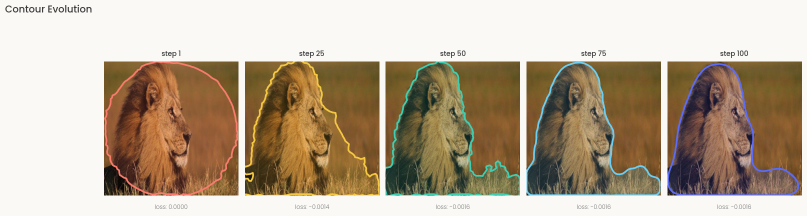
#> input picture assets/lion.png, 1613 x 431 px, found by its file name (shown at 1/2 size)
$ python make_evolution_gif.py assets/lion.png assets/contour_evolution.gif
#> lines starting #> are read from the running program, lines starting #| are printed output that depends on the picture; after the words box and inside, x2 and y2 are one past the last pixel; in counts of white or black regions, pixels touching at a corner belong together
#!/usr/bin/env python
"""Turn a multi-panel "contour evolution" strip (as produced by
``deep_contourflow.visualization.plot_contour_evolution``) into an animated GIF.

The strip is split back into its individual step panels by detecting the
cream-coloured background gaps between them, then the panels are assembled into
a looping GIF.

Usage
-----
    python scripts/make_evolution_gif.py assets/lion.png assets/contour_evolution.gif
"""
import argparse

import numpy as np
from PIL import Image

CREAM = np.array([250, 249, 246])


def detect_panels(arr, bg_tol=25, gap_frac=0.97, min_width=40):
    """Return (start, end) x-ranges of the panels in a strip image."""
    is_bg = np.abs(arr - CREAM).sum(axis=2) < bg_tol
    gap = is_bg.mean(axis=0) > gap_frac
    panels, start = [], None
    for x in range(arr.shape[1]):
        if not gap[x] and start is None:
            start = x
        elif gap[x] and start is not None:
            if x - start > min_width:
                panels.append((start, x))
            start = None
    if start is not None and arr.shape[1] - start > min_width:
        panels.append((start, arr.shape[1]))
    return panels


def make_gif(src, dst, duration=700, end_pause=1600, pad=8):
#> called with src = 'assets/lion.png', dst = 'assets/contour_evolution.gif', duration = 700, end_pause = 1600, pad = 8
    im = Image.open(src).convert("RGB")
    arr = np.asarray(im).astype(int)
    panels = detect_panels(arr)
#> in detect_panels, `is_bg = np.abs(arr - CREAM).sum(axis=2) < bg_tol`:
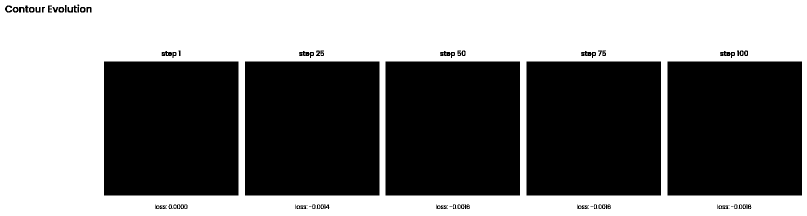
#> is_bg: shape (431, 1613) bool (shown at 1/2 size); 47.6% white; 67 white regions (61 under 20 px), largest, box (x1, y1, x2, y2) and area: (0, 0, 1613, 431) 330063, (28, 16, 34, 23) 27, (61, 16, 66, 23) 27, (163, 16, 168, 23) 26, (120, 16, 125, 23) 25, (348, 410, 352, 417) 20
#> after the loop in detect_panels, `for x in range(arr.shape[1]):`: panels = [(208, 477), (490, 759), (771, 1040), (1053, 1322), (1335, 1604)]
    if len(panels) < 2:
        raise SystemExit(f"Only {len(panels)} panel(s) detected in {src}; nothing to animate.")

    w = max(e - s for s, e in panels)
#> w = 269
    h = im.height
#> h = 431
    frames = []
    for s, e in panels:
        canvas = Image.new("RGB", (w + 2 * pad, h + 2 * pad), tuple(CREAM))
        panel = im.crop((s, 0, e, h))
        canvas.paste(panel, (pad + (w - (e - s)) // 2, pad))
        frames.append(canvas)
#> this loop made 5 passes
#> pass 1, in make_gif, `panel = im.crop((s, 0, e, h))`:
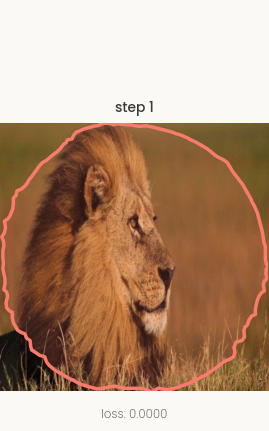
#> panel: PIL image 269x431 RGB; mean R, G, B 182, 150, 125.9
#> pass 2, in make_gif, `panel = im.crop((s, 0, e, h))`:
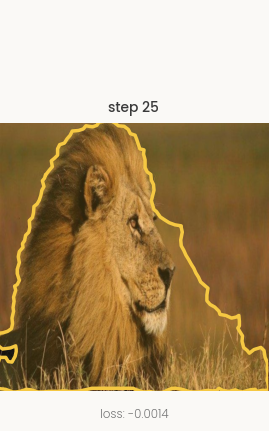
#> panel: PIL image 269x431 RGB; mean R, G, B 179.5, 156.5, 120.9
#> pass 3, in make_gif, `panel = im.crop((s, 0, e, h))`:
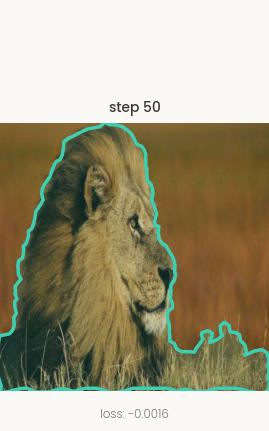
#> panel: PIL image 269x431 RGB; mean R, G, B 163.1, 156.6, 130.5
#> after the loop:
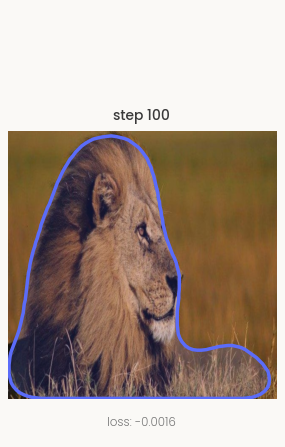
#> canvas: PIL image 285x447 RGB; mean R, G, B 173.3, 157, 145.7
#> after the loop:
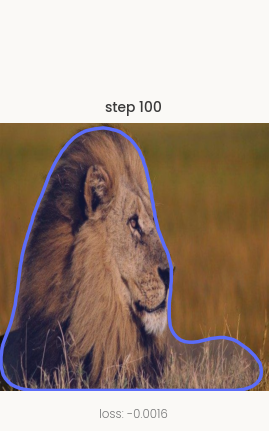
#> panel: PIL image 269x431 RGB; mean R, G, B 165.7, 147.9, 135.8
#> after the loop, frames = 5 items

    # Linger on the final (converged) frame.
    durations = [duration] * (len(frames) - 1) + [end_pause]
#> durations = [700, 700, 700, 700, 1600]
    frames[0].save(
        dst, save_all=True, append_images=frames[1:],
        duration=durations, loop=0, optimize=True,
    )
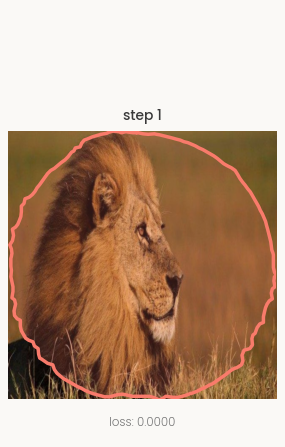
#> saved as contour_evolution.gif: PIL image 285x447 RGB; mean R, G, B 188.2, 158.9, 136.7
    print(f"Wrote {dst} — {len(frames)} frames, {w + 2 * pad}x{h + 2 * pad}px")
#| Wrote assets/contour_evolution.gif — 5 frames, 285x447px


if __name__ == "__main__":
    p = argparse.ArgumentParser(description=__doc__)
    p.add_argument("src", help="input strip PNG")
    p.add_argument("dst", help="output GIF path")
    p.add_argument("--duration", type=int, default=700, help="ms per frame")
    p.add_argument("--end-pause", type=int, default=1600, help="ms on final frame")
    args = p.parse_args()
    make_gif(args.src, args.dst, args.duration, args.end_pause)

$ run again, with assets/flower0.png copied over assets/lion.png
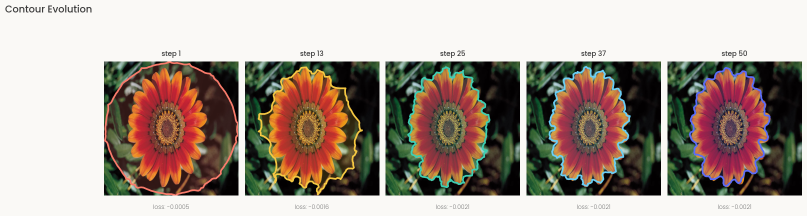
#> input picture assets/flower0.png, 1613 x 431 px, found by its file name (shown at 1/2 size)
#> is_bg: shape (431, 1613) bool; 47.6% white; 59 white regions (54 under 20 px), largest, box (x1, y1, x2, y2) and area: (0, 0, 1613, 431) 330237, (28, 16, 34, 23) 27, (61, 16, 66, 23) 27, (163, 16, 168, 23) 26, (120, 16, 125, 23) 25
#> after the loop in detect_panels, `for x in range(arr.shape[1]):`: panels = [(208, 477), (490, 759), (771, 1040), (1053, 1322), (1335, 1604)]
#> w = 269
#> the loop in make_gif, `for s, e in panels:` made 5 passes
#> after the loop in make_gif, `for s, e in panels:`:
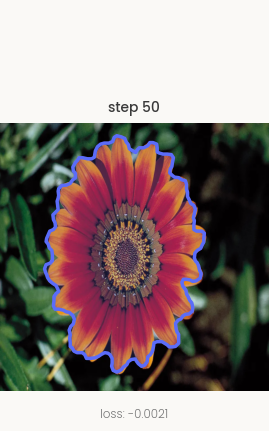
#> panel: PIL image 269x431 RGB; mean R, G, B 141.8, 128.6, 126.8
#> after the loop in make_gif, `for s, e in panels:`: frames = 5 items
#> durations = [700, 700, 700, 700, 1600]
#> in make_gif, `frames[0].save( dst, save_all=True, append_images=frames[1:], duration..`:
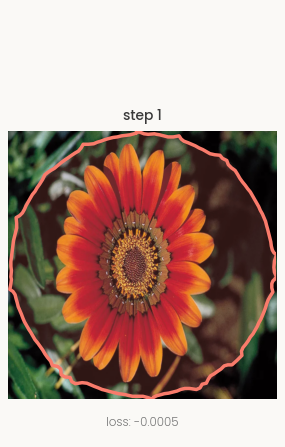
#> saved as contour_evolution.gif: PIL image 285x447 RGB; mean R, G, B 170.8, 144.2, 132.8
#| Wrote assets/contour_evolution.gif — 5 frames, 285x447px

$ run again, with assets/flower1.png copied over assets/lion.png
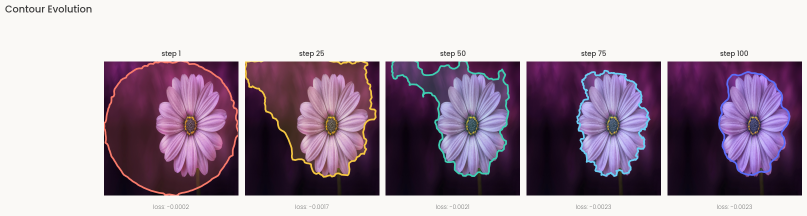
#> input picture assets/flower1.png, 1613 x 431 px, found by its file name (shown at 1/2 size)
#> is_bg: shape (431, 1613) bool; 47.6% white; 59 white regions (54 under 20 px), largest, box (x1, y1, x2, y2) and area: (0, 0, 1613, 431) 330143, (28, 16, 34, 23) 27, (61, 16, 66, 23) 27, (163, 16, 168, 23) 26, (120, 16, 125, 23) 25
#> after the loop in detect_panels, `for x in range(arr.shape[1]):`: panels = [(208, 477), (490, 759), (771, 1040), (1053, 1322), (1335, 1604)]
#> w = 269
#> the loop in make_gif, `for s, e in panels:` made 5 passes
#> after the loop in make_gif, `for s, e in panels:`:
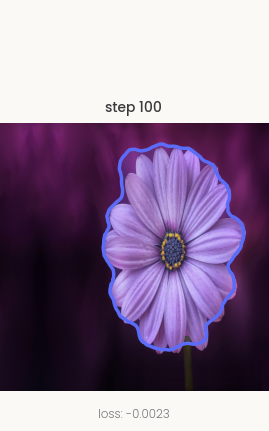
#> panel: PIL image 269x431 RGB; mean R, G, B 141.6, 122.6, 149.5
#> after the loop in make_gif, `for s, e in panels:`: frames = 5 items
#> durations = [700, 700, 700, 700, 1600]
#> in make_gif, `frames[0].save( dst, save_all=True, append_images=frames[1:], duration..`:
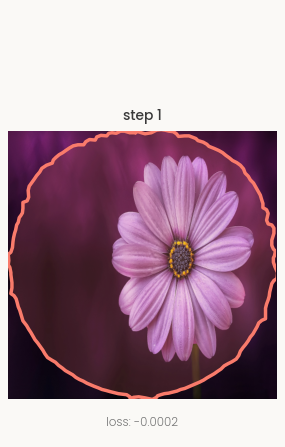
#> saved as contour_evolution.gif: PIL image 285x447 RGB; mean R, G, B 170.3, 141.1, 156.1
#| Wrote assets/contour_evolution.gif — 5 frames, 285x447px

$ run again, with assets/pineapple.png copied over assets/lion.png
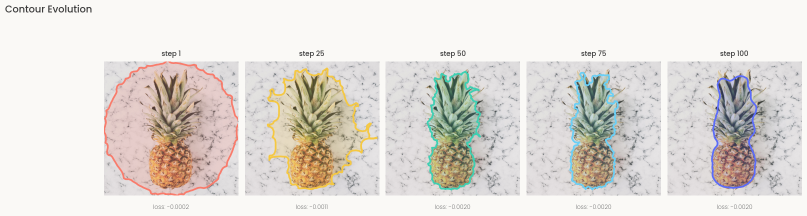
#> input picture assets/pineapple.png, 1613 x 431 px, found by its file name (shown at 1/2 size)
#> is_bg: shape (431, 1613) bool; 47.6% white; 62 white regions (57 under 20 px), largest, box (x1, y1, x2, y2) and area: (0, 0, 1613, 431) 330067, (28, 16, 34, 23) 27, (61, 16, 66, 23) 27, (163, 16, 168, 23) 26, (120, 16, 125, 23) 25
#> after the loop in detect_panels, `for x in range(arr.shape[1]):`: panels = [(208, 477), (490, 759), (771, 1040), (1053, 1322), (1335, 1604)]
#> w = 269
#> the loop in make_gif, `for s, e in panels:` made 5 passes
#> after the loop in make_gif, `for s, e in panels:`: frames = 5 items
#> durations = [700, 700, 700, 700, 1600]
#> in make_gif, `frames[0].save( dst, save_all=True, append_images=frames[1:], duration..`:
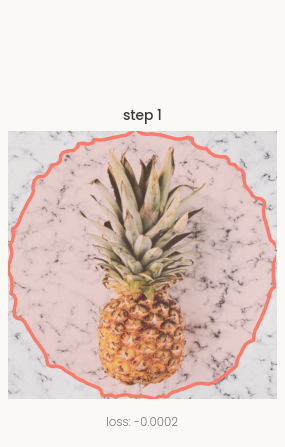
#> saved as contour_evolution.gif: PIL image 285x447 RGB; mean R, G, B 227.1, 211, 204.8
#| Wrote assets/contour_evolution.gif — 5 frames, 285x447px
